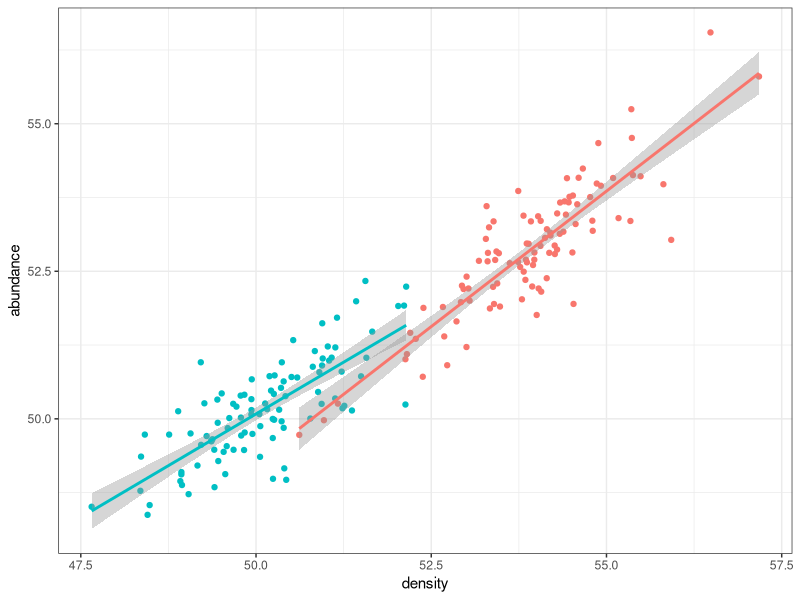
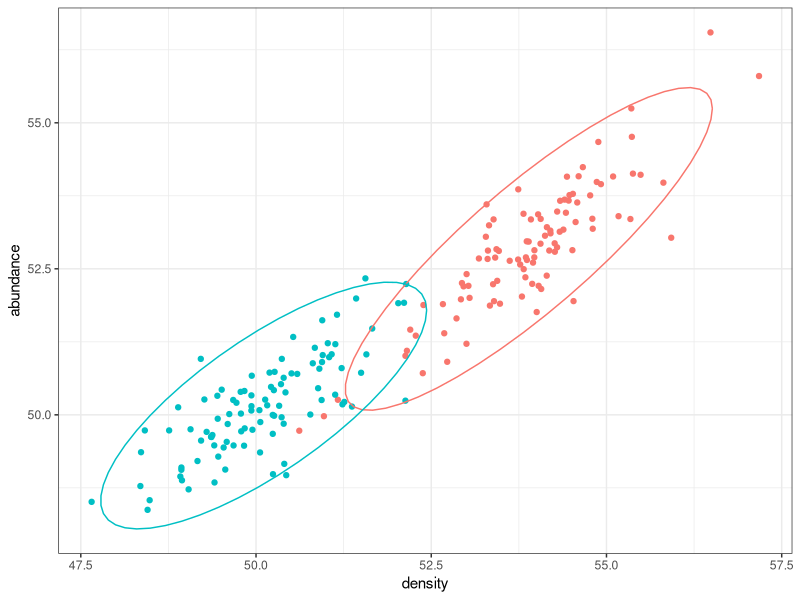

These charts were generated, in order, by the following R code:
## ---- chunk 1
knitr::opts_chunk$set(fig.align = 'center',
                      fig.pos = 'H',
                      warning = FALSE,
                      message = FALSE)
## ---- chunk 2

# Load library
library(ggplot2)

# Load data
eg_dat <- read.csv('../data/example_data.csv')
## ---- chunk 3
# Do some modelling, and save the results to objects 
stat_model <- lm(abundance ~ density, data = eg_dat) 
stat_model_summary <- summary(stat_model)  
## ---- chunk 4
ggplot(eg_dat, aes(x = density, y = abundance, color = group)) +
  geom_point() + 
  geom_smooth(method = lm) +
  theme_bw() + 
  theme(legend.position = 'none')
## ---- chunk 5
ggplot(eg_dat, aes(x = density, y = abundance, color = group)) +
  geom_point() + 
  stat_ellipse(type = "norm") +
  theme_bw() + 
  theme(legend.position = 'none')
